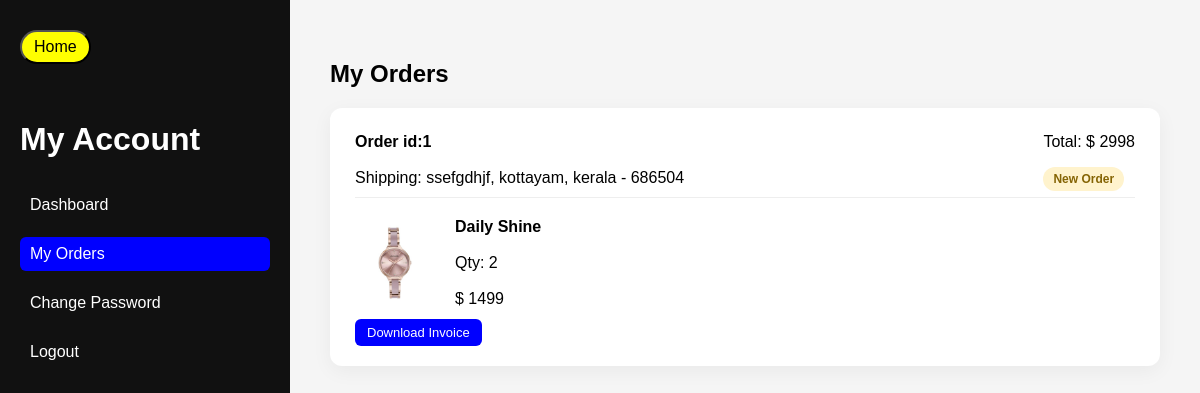
Page /myp/ (signed in) on the committed database.
### myapp/models.py (models this page shows)
class onlinemaster(models.Model):
    salesno = models.IntegerField()
    salesdate = models.DateField(default=date.today)
    userid = models.IntegerField()
    uname = models.CharField(max_length=30)
    shipment= models.CharField(max_length=300)
    phone = models.CharField(max_length=10)
    cardno = models.CharField(max_length=40)
    total = models.IntegerField()
    status = models.CharField(max_length=30, default='New Order')

class onlinesub(models.Model):
    salesno = models.IntegerField()
    slno =models.IntegerField()
    pname = models.CharField(max_length=40)
    rate = models.IntegerField()
    qty = models.IntegerField()
    total = models.IntegerField()

### myapp/views.py (the view)
    def wrapper(request, *args, **kwargs):
        if 'id' not in request.session:
            return redirect('/bb/')
        return view_func(request, *args, **kwargs)

### myapp/views.py (called while the page is built)
def user_required(view_func):
    def wrapper(request, *args, **kwargs):
        if 'id' not in request.session:
            return redirect('/bb/')
        return view_func(request, *args, **kwargs)
    return wrapper

### myapp/templates/mysales.html (shortened to what this page needs)
<!DOCTYPE html>
<html>
<head>
</head>
<body>
<div class="sidebar">
<div class="home">
<a href="/"><button class="backbtn">Home</button></a>
</div><br><br>
<h1>My Account</h1>
<a href="/profile/">Dashboard</a>
<a href="/myp/" class="active">My Orders</a>
<a href="/passs/">Change Password</a>
<a href="/logout/">Logout</a>
</div>
<div class="main">
<h2>My Orders</h2>
{% if orders %}
{% for order in orders %}
<div class="order-card">
<div class="order-header">
<div>
<strong>Order id:{{ order.salesno }}</strong><br><br>
Shipping: {{ order.shipment }}
</div>
<div>
Total: $ {{ order.total }}<br><br>
{% if order.status == "New Order" %}
<span class="status status-new">{{ order.status }}</span>
{% else %}
<span class="status status-invoice">{{ order.status }}</span>
{% endif %}
</div>
</div>
{% for p in order.products %}
<div class="product-row">
{% if p.image %}
<img src="{{ p.image }}">
{% endif %}
<div>
<strong>{{ p.name }}</strong><br><br>
Qty: {{ p.qty }}<br><br>
$ {{ p.price }}
</div>
</div>
{% endfor %}
<a href="/invoice/{{ order.salesno }}/" class="btn">Download Invoice</a>
</div>
{% endfor %}
{% else %}
<p>No orders yet.</p>
{% endif %}
</div>
</body>
</html>

### myapp/templates/mysales.html (style rules this page uses)
body { margin:0; font-family:Arial; display:flex; background:#f5f5f5; }
.sidebar { width:250px; background:#111; color:white; height:100vh; padding:30px 20px; }
.sidebar a { display:block; color:white; text-decoration:none; margin-bottom:15px; padding:8px 10px; border-radius:6px; }
.sidebar h1 { margin-bottom:30px; }
.active { background:blue; }
.backbtn { padding:6px 12px; background:yellow; color:black; text-decoration:none; border-radius:50px; font-size:16px; }
.home a { all: unset; cursor: pointer; }
.main { flex:1; padding:40px; }
.order-card { background:white; border-radius:12px; padding:25px; margin-bottom:30px; box-shadow:0 5px 20px rgba(0,0,0,0.05); }
.order-header { display:flex; justify-content:space-between; margin-bottom:20px; border-bottom:1px solid #eee; padding-bottom:10px; }
.status { padding:5px 10px; border-radius:20px; font-size:12px; font-weight:bold; }
.status-new { background:#fff3cd; color:#856404; }
.product-row { display:flex; align-items:center; gap:20px; margin-bottom:15px; }
.product-row img { width:80px; height:80px; object-fit:cover; border-radius:8px; }
.btn { padding:6px 12px; background:blue; color:white; text-decoration:none; border-radius:6px; font-size:13px; }

### rows in the picture
onlinemaster: shipment "ssefgdhjf, kottayam, kerala - 686504", status "New Order"
onlinesub: name "Daily Shine"

### other values in the picture
{{ order.salesno }} "1"
{{ order.total }} "2998"
{{ p.qty }} "2"
{{ p.price }} "1499"
